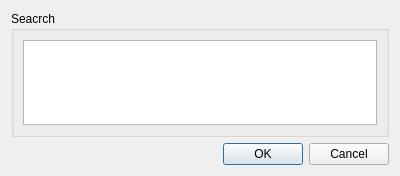
<?xml version="1.0" encoding="UTF-8"?>
<ui version="4.0">
 <class>DADialogDataFrameDataSearch</class>
 <widget class="QDialog" name="DADialogDataFrameDataSearch">
  <property name="geometry">
   <rect>
    <x>0</x>
    <y>0</y>
    <width>400</width>
    <height>176</height>
   </rect>
  </property>
  <property name="windowTitle">
   <string>Dialog</string>
  </property>
  <layout class="QVBoxLayout" name="verticalLayout_2">
   <item>
    <widget class="QGroupBox" name="groupBox">
     <property name="title">
      <string>Seacrch</string>
     </property>
     <layout class="QVBoxLayout" name="verticalLayout">
      <item>
       <widget class="QTextEdit" name="textEdit"/>
      </item>
     </layout>
    </widget>
   </item>
   <item>
    <layout class="QHBoxLayout" name="horizontalLayout_2">
     <item>
      <spacer name="horizontalSpacer_2">
       <property name="orientation">
        <enum>Qt::Horizontal</enum>
       </property>
       <property name="sizeHint" stdset="0">
        <size>
         <width>40</width>
         <height>20</height>
        </size>
       </property>
      </spacer>
     </item>
     <item>
      <widget class="QPushButton" name="pushButtonOK">
       <property name="text">
        <string>OK</string>
       </property>
       <property name="icon">
        <iconset resource="../icon.qrc">
         <normaloff>:/DAGui/icon/accept.svg</normaloff>:/DAGui/icon/accept.svg</iconset>
       </property>
       <property name="default">
        <bool>true</bool>
       </property>
      </widget>
     </item>
     <item>
      <widget class="QPushButton" name="pushButtonCancel">
       <property name="text">
        <string>Cancel</string>
       </property>
       <property name="icon">
        <iconset resource="../icon.qrc">
         <normaloff>:/DAGui/icon/cancel.svg</normaloff>:/DAGui/icon/cancel.svg</iconset>
       </property>
      </widget>
     </item>
    </layout>
   </item>
  </layout>
 </widget>
 <resources>
  <include location="../icon.qrc"/>
 </resources>
 <connections>
  <connection>
   <sender>pushButtonOK</sender>
   <signal>clicked()</signal>
   <receiver>DADialogDataFrameDataSearch</receiver>
   <slot>accept()</slot>
   <hints>
    <hint type="sourcelabel">
     <x>215</x>
     <y>260</y>
    </hint>
    <hint type="destinationlabel">
     <x>147</x>
     <y>219</y>
    </hint>
   </hints>
  </connection>
  <connection>
   <sender>pushButtonCancel</sender>
   <signal>clicked()</signal>
   <receiver>DADialogDataFrameDataSearch</receiver>
   <slot>reject()</slot>
   <hints>
    <hint type="sourcelabel">
     <x>312</x>
     <y>255</y>
    </hint>
    <hint type="destinationlabel">
     <x>363</x>
     <y>217</y>
    </hint>
   </hints>
  </connection>
 </connections>
</ui>
